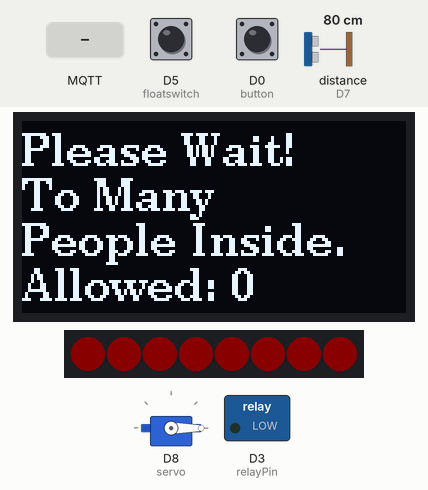
Simulated run of this sketch. Board: ESP8266 (NodeMCU). Shown: servo, 128×64 one-colour display, 8 RGB LEDs in strip order, left to right, switched loads named in the sketch (green lamp = pin HIGH). The test bench sets the inputs (shaded band); at power-on: distance to the obstacle (sensor on D7) 80 cm, D5 (floatswitch) HIGH, D0 (button) LOW. The echo pulse lasts 58.3 µs per cm; dim RGB values are drawn brighter than linear; WiFi joins after 1.5 s; servers stay silent unless stated; no MQTT or app messages arrive unless stated; pins used as bus, display or sensor lines are not drawn; what the sketch prints to the serial monitor is not drawn.

Above: at 2.7 s.
2.8 s: MQTT message "1" arrives on the second subscribed topic
At 4.0 s:
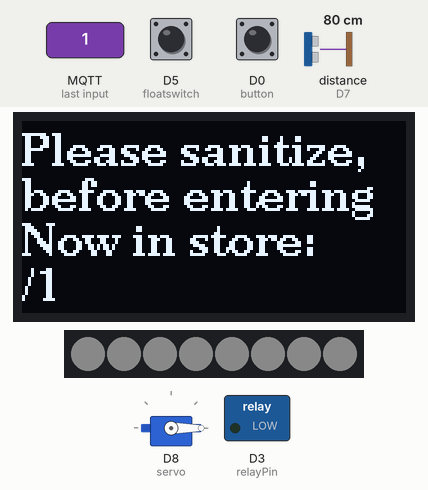
4.3 s: distance to the obstacle (sensor on D7) set to 2 cm
At 8.3 s:
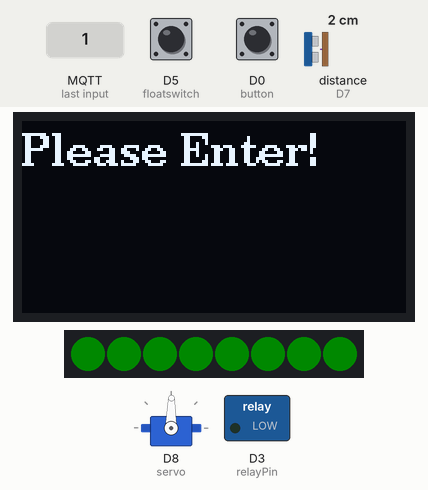
9.3 s: MQTT message "PinS" arrives on the first subscribed topic
12.3 s: distance to the obstacle (sensor on D7) set to 13 cm
At 14.6 s:
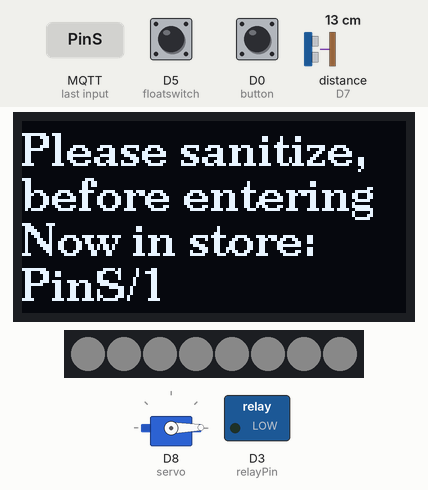
15.3 s: MQTT message "currP" arrives on the first subscribed topic
At 16.5 s:
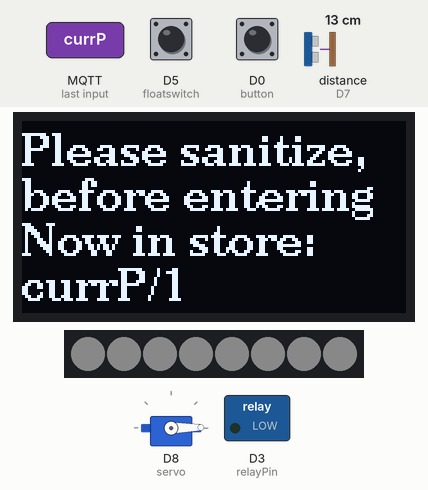
16.8 s: MQTT message "sanTime" arrives on the first subscribed topic
At 18.3 s:
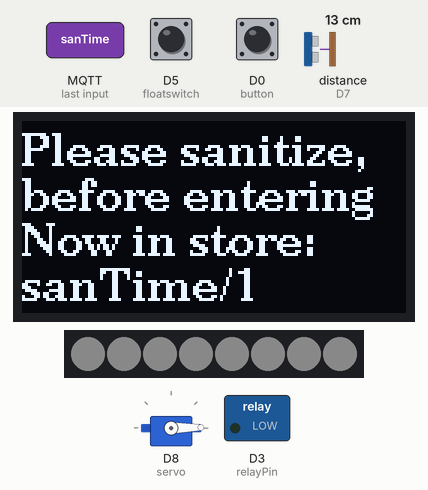
Timing chart, 0 to 19.8 s (numbered marks = the images above; inputs shaded):
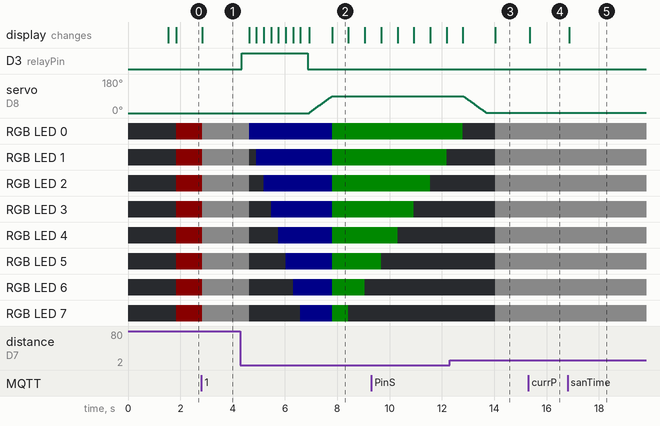

Measured:
- after the input at 2.8 s, RGB LED 0–7: RGB(10, 0, 0) → RGB(10, 10, 10) at once; the display: changes at once (image 1)
- after the input at 4.3 s, D3 (relayPin): LOW → HIGH at once, → LOW 2.5 s later; servo on D8 (servo): moves from 0° to 89° over 0.88 s, starting after 2.6 s
- after the input at 12.3 s, D3 (relayPin): stays LOW (without the input it goes to HIGH after 1.4 s)
- after the input at 15.3 s, the display: changes after 0.06 s (image 4)
- after the input at 16.8 s, the display: changes after 0.07 s (image 5)
- what the display in image 2 shows lasts 0.6 s, from 7.8 s to 8.4 s

The sketch:

Mandag_test.ino
```cpp
// Libraries used
#include <SPI.h>
#include <Wire.h>
#include <Servo.h>
#include <U8g2lib.h>
#include <ESP8266WiFi.h>
#include <PubSubClient.h>
#include <ESP8266HTTPClient.h>
#include <ArduinoJson.h>
#include <Arduino.h>
#include <Adafruit_NeoPixel.h>

U8G2_SSD1306_128X64_NONAME_F_SW_I2C u8g2(U8G2_R0, D2, D1, U8X8_PIN_NONE); // Used for OLED Screen
Servo servo; // controls the motors


// Global variabels
const int trigPin = D6; const int echoPin = D7; const int relayPin = D3; const int floatswitch = 14; // D5
const int neoPin = 2; // LED strip D4
const int button = 16; // D0

// Strings
String payload; String allowedP; String currentP; String stringOne; String stringTwo;
// Integers
int sanTime = 2250; //Time which the pump shoukd run, start value set to goverment recommendation
int gateTime = 5000; //Used by the LED strip
int currP; int PinS; int countIn; int currW; int sanOut; // int used to communicate with MQTT
// variables used throughout the code
int i = 0; int test = 0; long duration; int distance; int chipOut; int buttonState = 0; int waterState; int PeopleInside; int PeopleAllowed; int y = 1;


Adafruit_NeoPixel strip = Adafruit_NeoPixel(8, neoPin, NEO_GRB + NEO_KHZ800); // Used for the LED strip
uint32_t highLED = strip.Color(255, 255, 255); // Sets the color for the waiting light
uint32_t redLED = strip.Color(255, 0, 0); // Sets the color for the waiting light

// WiFi connection details
const char* ssid = "1312";
const char* password = "1007A-s1007";

// MQTT connection details
const char *mqtt_server = "hairdresser.cloudmqtt.com";
const int mqtt_port = 17358;
const char *mqtt_user = "Node1";
const char *mqtt_pass = "test";

// Callback function intialized
void callback(char* byteArraytopic, byte* byteArrayPayload, unsigned int length);

// Loading WiFi and MQTT clients
WiFiClient espClient;
PubSubClient client(mqtt_server, mqtt_port, callback, espClient);


void callback(char* byteArraytopic, byte* byteArrayPayload, unsigned int length) {

  // Defines topic string
  String topic;
  topic = String(byteArraytopic);
  Serial.print("Message arrived [");
  Serial.print(topic);
  Serial.print("]: ");

  // Converts the payload of the given topic into a string
  if (topic == "PinS") {
    payload = ""; // Resetting payload variable
    for (int i = 0; i < length; i++) {
      payload += (char)byteArrayPayload[i];
    }
    allowedP = payload;
    Serial.print(allowedP);
  }


  if (topic == "currP") {
    payload = ""; // Resetting payload variable
    for (int i = 0; i < length; i++) {
      payload += (char)byteArrayPayload[i];
    }
    currentP = payload;
    Serial.print(currentP);
  }

  if (topic == "sanTime") {
    payload = ""; // Resetting payload variable
    for (int i = 0; i < length; i++) {
      payload += (char)byteArrayPayload[i];
    }
    sanTime = payload.toInt();

    Serial.print(sanTime);
  }
  if (topic == "chipOut") {
    payload = ""; // Resetting payload variable
    for (int i = 0; i < length; i++) {
      payload += (char)byteArrayPayload[i];
    }
    chipOut = payload.toInt();
    Serial.print(chipOut);
  }
  Serial.println("");
}

// WiFi setup function
void setup_wifi() {
  wifiSetup();
}

// MQTT re-connection function in case of missing WiFi
void reconnect() {
  reconnectCode();
}

void setup() {
  Serial.begin(9600);
  setup_wifi(); // WiFi connection loop. Needed to maintain connection.
  setupCode(); // contains code that should be run in setup
}

void loop() {
  wifiLoop(); // Keeps the NodeMCU connected
  PeopleAllowed = allowedP.toInt(); // Convert message from MQTT to a Int
  PeopleInside = currentP.toInt(); // Convert message from MQTT to a Int
  waterLevel(); //Checks level of sanitizer

  if (PeopleInside >= PeopleAllowed) {
    stopAnim();
    closeOLED();
    lidMotor();
  }

  else if (PeopleInside <= PeopleAllowed) {
    welcomeAnim();
    distanceSensor();
    openOLED();
    lidMotor();

    if (distance < 10) {
      pumpAndGate(); // Runs the code for our pump and the gate, if the sensor triggers
    }
  }
}
```

a_wifisetup.ino
```cpp
void wifiSetup() { // Setup for the wifi
  Serial.println();
  Serial.print("Connecting to ");
  Serial.println(ssid);

  WiFi.begin(ssid, password);
  while (WiFi.status() != WL_CONNECTED) {
    delay(500);
    Serial.print(".");
  }
  Serial.println("");
  Serial.println("WiFi connected");
  Serial.println("IP address: ");
  Serial.println(WiFi.localIP());

}

void wifiLoop() { // loop which makes sure the NodeMCu is connected
  if (!client.connected()) {
    reconnect();
  }
  client.loop();
}
```

b_reconnect.ino
```cpp
void reconnectCode() {
  // Will retry to a connection is established
  while (!client.connected()) {
    Serial.print("Attempting to establish connection to MQTT server...");

    if (client.connect("Node1", mqtt_user, mqtt_pass)) { // Connects to MQTT client
      Serial.println("connected");
      ;
      // Subscribed topics
      client.subscribe("currP");
      client.subscribe("PinS");
      client.subscribe("chipOut");
      client.subscribe("sanTime");
      // In case of errors, re-run the loop at 5 second intervals
    } else {
      Serial.print("failed, rc=");
      Serial.print(client.state());
      Serial.println(" try again in 5 seconds");
      delay(5000);
    }
    // Ping MQTT server to get current values in case of a restart (People allowed in the store, current number of people, amount of sanitizer)
    client.publish("alt", "1");
  }
}
```

c_setupCode.ino
```cpp
void setupCode() {
  client.setServer(mqtt_server, mqtt_port); // Connects to MQTT    server
  client.setCallback(callback); // Runs the callback function "callback" every time a new subcribed topic appears from MQTT
  servo.attach(15);//D8, controls the gate motor
  pinMode(button, INPUT);
  pinMode(trigPin, OUTPUT); // Sets the trigPin as an Output
  pinMode(echoPin, INPUT); // Sets the echoPin as an Input
  pinMode(relayPin, OUTPUT);
  pinMode(floatswitch, INPUT_PULLUP);
  digitalWrite(relayPin, LOW); // makes sure the relay is off
  Wire.begin(D1, D2); /* join i2c bus with SDA=D1 and SCL=D2 of NodeMCU */
  servo.write(0);
  u8g2.begin();
  strip.begin();           // Initialize NeoPixel strip
  strip.setBrightness(10); // Set BRIGHTNESS to about 1/25 (max = 255)
  strip.clear();
}
```

d_OLED_LED.ino
```cpp
// CODE FOR THE OLED SCREEN
void closeOLED() {
  Wire.beginTransmission(0x3C); /* begin with device address 8 */
  u8g2.clearBuffer();          // clear the internal memory
  u8g2.setFont(u8g2_font_ncenB10_te); // choose a suitable font
  u8g2.drawStr(0, 15, "Please Wait!"); // write something to the internal memory
  u8g2.drawStr(0, 30, "To Many"); //
  u8g2.drawStr(0, 45, "People Inside.");
  u8g2.drawStr(0, 60, "Allowed:");
  u8g2.setCursor(70, 60);
  u8g2.print(PeopleAllowed);
  u8g2.sendBuffer();          // transfer internal memory to the display
  Wire.endTransmission();    /* stop transmitting */
}
void openOLED() {
  stringOne = "/";
  stringTwo = currentP + stringOne + PeopleAllowed;
  Wire.beginTransmission(0x3C); /* begin with device address 8 */
  u8g2.clearBuffer();          // clear the internal memory
  u8g2.setFont(u8g2_font_ncenB10_te); // choose a suitable font
  u8g2.drawStr(0, 15, "Please sanitize,"); // write something to the internal memory
  u8g2.drawStr(0, 30, "before entering"); //
  u8g2.drawStr(0, 45, "Now in store:");
  u8g2.setCursor(0, 60);
  u8g2.print(stringTwo);
  u8g2.sendBuffer();          // transfer internal memory to the display
  Wire.endTransmission();    /* stop transmitting */
}

void enterOLED() {
  Wire.beginTransmission(0x3C); /* begin with device address 8 */
  u8g2.clearBuffer();          // clear the internal memory
  u8g2.setFont(u8g2_font_ncenB10_te); // choose a suitable font
  u8g2.drawStr(0, 15, "Please Enter!"); // write something to the internal memory
  u8g2.sendBuffer();          // transfer internal memory to the display
  Wire.endTransmission();    /* stop transmitting */
}

// LED STRIP CODE
// Loading/wait animation
void loadingAnim(uint32_t color, int wait) {
  strip.clear();
  unsigned long neoRefTime = millis();
  int p = 0;
  while (p <= 8) { // truns on the 8 LED one at a time
    if (millis() >= (neoRefTime + wait / 8)) {
      neoRefTime = millis();
      strip.setPixelColor(p, color);
      strip.show();
      p++;
    }
    yield();
  }
}

// Countdown animation
void countdownAnim(uint32_t color, int wait) {
  strip.clear();
  for (int p = 0; p < strip.numPixels(); p++) {
    strip.setPixelColor(p, color);
    strip.show();
    yield();
  }
  unsigned long neoRefTime = millis();
  int p = 7;
  while (p >= 0) {
    if (millis() >= (neoRefTime + wait / 8)) {
      neoRefTime = millis();
      strip.setPixelColor(p, strip.Color(0, 0, 0));
      strip.show();
      p--;
    }
    yield();
  }
  strip.clear();
}

void welcomeAnim() { //White light when people can enter
  strip.clear();
  for (int i = 0; i < 8; i++) {
    strip.setPixelColor(i, highLED);
    strip.show();
  }
}

void stopAnim() { // RED lights when store is filled
  strip.clear();
  for (int i = 0; i < 8; i++) {
    strip.setPixelColor(i, redLED);
    strip.show();
  }
}
```

e_pump_motor_sensor.ino
```cpp
void lidMotor() { // Sends messages to the slave if the Lid should open
  buttonState = digitalRead(button);
  if (chipOut == 1) {
    Wire.beginTransmission(0x08); /* begin with device address 0x08 */
    Wire.write("1");
    Wire.endTransmission();
    chipOut = 0;                // makes sure the loop exits
  }
  if (buttonState == 1) {
    Wire.beginTransmission(0x08); /* begin with device address 0x08 */
    Wire.write("0");
    Wire.endTransmission();
  }
}

void distanceSensor() {
  digitalWrite(trigPin, LOW);
  delayMicroseconds(2);
  // Sets the trigPin on HIGH state for 10 micro seconds
  digitalWrite(trigPin, HIGH);
  delayMicroseconds(10);
  digitalWrite(trigPin, LOW);
  // Reads the echoPin, returns the sound wave travel time in microseconds
  duration = pulseIn(echoPin, HIGH);
  // Calculating the distance
  distance = duration * 0.034 / 2;
  // Prints the distance on the Serial Monitor
  // Serial.print("Distance: "); // Included for debugging purpose
  // Serial.println(distance);
}

void pumpAndGate() {

  digitalWrite(relayPin, HIGH); // turns the relay (and therfore the punp) on
  client.publish("countIn", "1"); // Sends message to MQTT that a perosn entered the shop
  loadingAnim(strip.Color(0,   0,   255), sanTime); // Red (wait)
  strip.clear();
  digitalWrite(relayPin, LOW); // Turns off the pump
  enterOLED();

  Serial.print("jeg ser noget");
  Serial.print(allowedP);

  for (int i = 0; i < 360; i++) {  // Open the gate, made in a for loop so the speed can be controlled
    i++;
    servo.write(i / 4);
    delay (5.55555);
  }
  countdownAnim(strip.Color(  0, 255,   0), gateTime); // Green (go)

  for (int i = 0; i < 360; i++) { // Closes the gate
    i++;
    servo.write(90 - i / 4);
    delay (5.55555);
  }
  // Serial.print("Jeg ser intet længere"); - included for debugging purposes

}

void waterLevel() { // Checks the level of sanitizer
  waterState = digitalRead(floatswitch);
  if (waterState != test) {
    if (waterState == 1) {
      client.publish("currW", "1"); // Sends message to MQTT, that the container should be filled
      Serial.print("Please fill container"); //help to debug
    }
    if (waterState == 0) {
      client.publish("currW", "0");
      Serial.print("Container has been filled"); //help to debug
    }
    test = waterState;
  }
}
```
